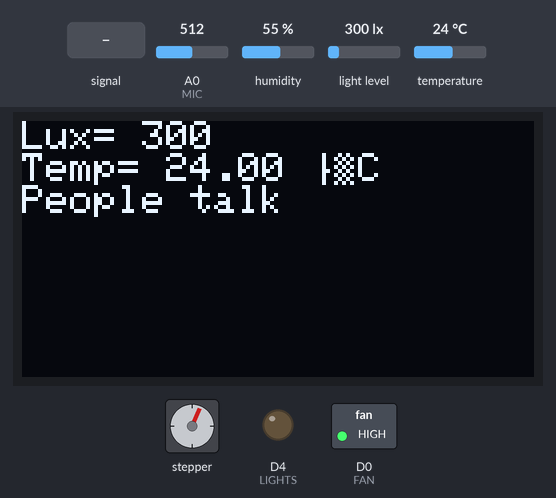
The sketch below on a simulated ESP8266 (NodeMCU). Parts: 128×64 one-colour display, stepper motor, switched loads named in the sketch (green lamp = pin HIGH), output pins drawn as LEDs (lit = HIGH). The test bench sets the inputs (shaded band); at power-on: temperature 24 °C, light level 300 lx, A0 (MIC) = 512, humidity 55 %. The display library's start-up logo is not drawn; stepper angles assume 75 steps per turn; what the sketch prints to the serial monitor is not drawn.

Above: at 1.2 s.
1.3 s: A0 (MIC) fed a 200 Hz sine of ±460 counts around its level
At 6.3 s:
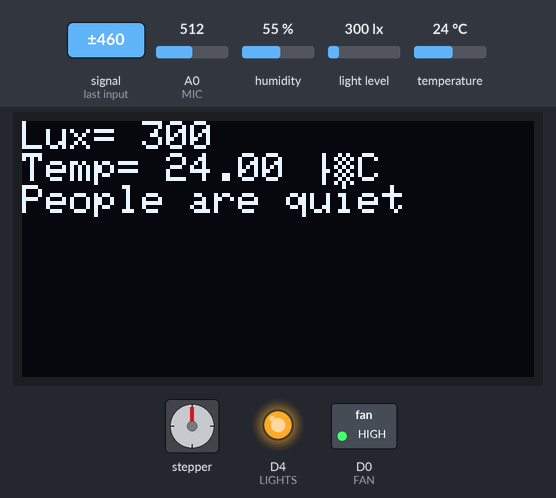
7.4 s: temperature set to 21 °C
At 10.5 s:
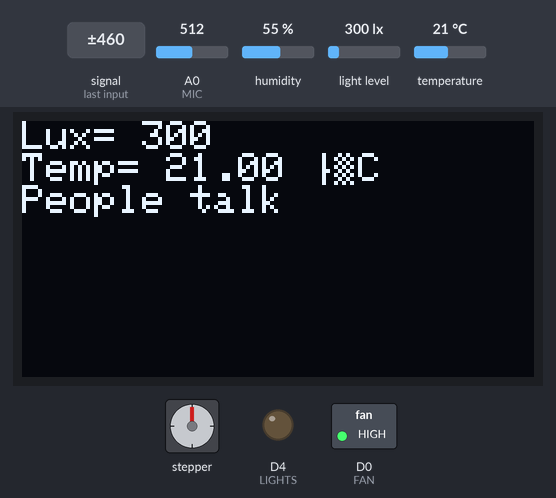
14.2 s: temperature set to 18 °C
At 16.8 s:
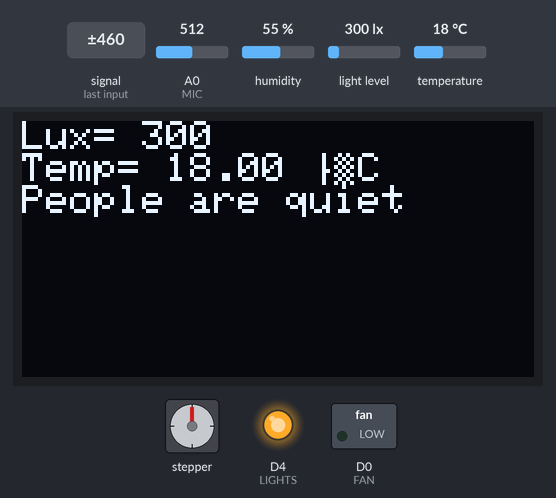
19.2 s: light level set to 40 lx
At 20.1 s:
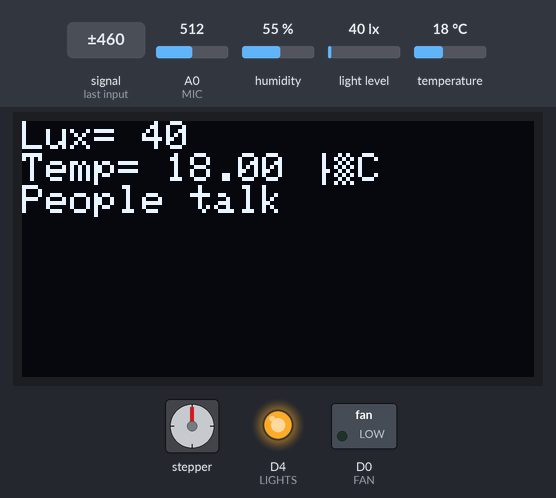
26.0 s: A0 (MIC) set to 716
32.8 s: A0 (MIC) fed a 1000 Hz sine of ±255 counts around its level
At 47.8 s:
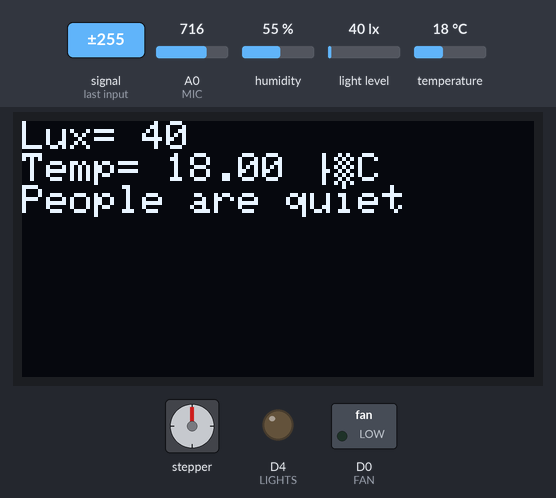
Timing chart, 0 to 87.1 s (numbered marks = the images above; inputs shaded):
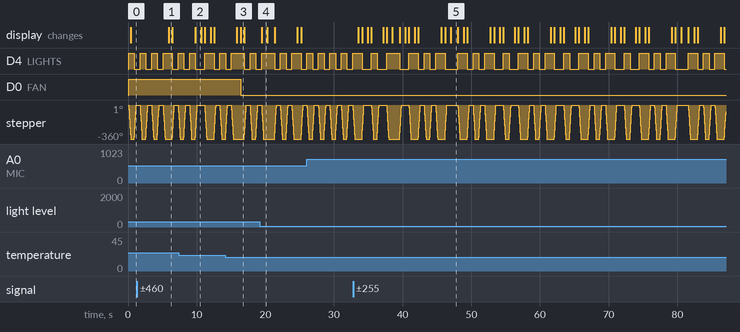

Measured:
- the behaviour switches between 20 and 19 °C on temperature (found by bisection; images 2 and 3)
- after the input at 1.3 s, the display: changes after 4.6 s (image 1)
- after the input at 7.4 s, the display: changes after 2.4 s (image 2)
- after the input at 14.2 s, D0 (FAN): HIGH → LOW after 2.2 s; the display: first differs from a run without the input after 2.2 s (image 3)
- after the input at 19.2 s, the display: changes after 0.25 s (image 4)
- after the input at 32.8 s, the display: changes after 0.76 s (image 5)
- what the display in image 1 shows lasts 0.6 s, from 5.9 s to 6.5 s

The sketch:

Sensoren_Week7.ino
```cpp
#include <BH1750.h>
#include <Wire.h>
#include <Stepper.h>
#include <SPI.h>

#include <DHT.h>
#include <Adafruit_GFX.h>
#include <Adafruit_SSD1306.h>

/*#include <WiFi.h>
  #include <WiFiClient.h>
  #include <BlynkSimpleEsp8266.h>
*/
#define LIGHTS D4
#define FAN D0
#define MIC A0
#define DHT_PIN 1

#define STEPS 75
#define OLED_RESET 0
#define DHTTYPE DHT11
/*
  char auth[] = "BlynkAuthcode";
  char ssid[] = "WiFiSSID";
  char psw[] = "WiFi Wachtwoord";
  BlynkTimer timer;
*/
Adafruit_SSD1306 screen(OLED_RESET);
BH1750 lightMeter;

bool play_on_stage = false;
int lux;
float temp;
int volume;

Stepper stepper(STEPS, D5, D7, D6, D8);
DHT dht(DHT_PIN, DHTTYPE);

void setup() {
  Serial.begin(9600);
  Serial.println("Reached Setup");
  Wire.begin();
  //  WiFi.begin(ssid, psw);

  pinMode(DHT_PIN, FUNCTION_3);
  pinMode(LIGHTS, OUTPUT);
  dht.begin();

  pinMode(FAN, OUTPUT);
  screen.begin(SSD1306_SWITCHCAPVCC, 0x3C);
  lightMeter.begin(BH1750::CONTINUOUS_HIGH_RES_MODE, 0x23);

  screen.display();
  stepper.setSpeed(200);
  screen.clearDisplay();
  /*  while (WiFi.status() != WL_CONNECTED) {
      // delay(500);
      Serial.print(".");
    }
    Blynk.begin(auth, ssid, psw);*/
  lux = lightMeter.readLightLevel();
  temp = dht.readTemperature();
  volume = analogRead(MIC);
  // timer.setInterval(500L, process_theatre_info);
  // timer.setInterval(500L, update_screen);
}

void update_values() {
  lux = lightMeter.readLightLevel();
  temp = dht.readTemperature();
  volume = analogRead(MIC);
}
/*
  BLYNK_WRITE(V1) {
  if (param.asInt()) {
    turn_on_fan();
  } else {
    turn_on_fan();
  }
  }

  BLYNK_WRITE(V5) {
  if (param.asInt()) {
    turn_on_spots();
  } else {
    turn_off_spots();
  }
  }
*/
void lift_curtain() {
  stepper.step(-STEPS);
}

void lower_curtain() {
  stepper.step(STEPS);
}

void turn_on_fan() {
  digitalWrite(FAN, HIGH);
  //  Blynk.virtualWrite(V0, HIGH);
}

void turn_off_fan() {
  digitalWrite(FAN, LOW);
  //  Blynk.virtualWrite(V0, LOW);
}

void turn_on_spots() {
  digitalWrite(LIGHTS, HIGH);
  //  Blynk.virtualWrite(V5, HIGH);
}

void turn_off_spots() {
  digitalWrite(LIGHTS, LOW);
//  Blynk.virtualWrite(V5, LOW);
}

void update_screen() {
  screen.clearDisplay();
  screen.setTextSize(1);
  screen.setTextColor(WHITE);
  screen.setCursor(0, 0);
  screen.print("Lux= ");
  screen.println(lux);

  screen.print("Temp= ");
  screen.print(temp);
  screen.println(" °C");

  if (volume <= 800) {
    screen.println("People talk");
  } else {
    screen.println("People are quiet");
  }
  screen.display();
/*  Blynk.virtualWrite(V2, lux);
  Blynk.virtualWrite(V3, temp);
  Blynk.virtualWrite(V4, volume);*/
}

void process_theatre_info() {
  if (temp >= 20) {
    turn_on_fan();
  } else {
    turn_off_fan();
  }
  if (!play_on_stage && volume <= 800) {
    play_on_stage = true;
    turn_on_spots();
    lift_curtain();
  } else if (play_on_stage && volume <= 800) {
    turn_off_spots();
    lower_curtain();
    play_on_stage = false;
  } if (lux < 15) {
    turn_on_spots();
  }
}

void loop() {
/*  Blynk.run();
  timer.run();
*/
update_values();
update_screen();
process_theatre_info  ();
delay(500);
}
```
